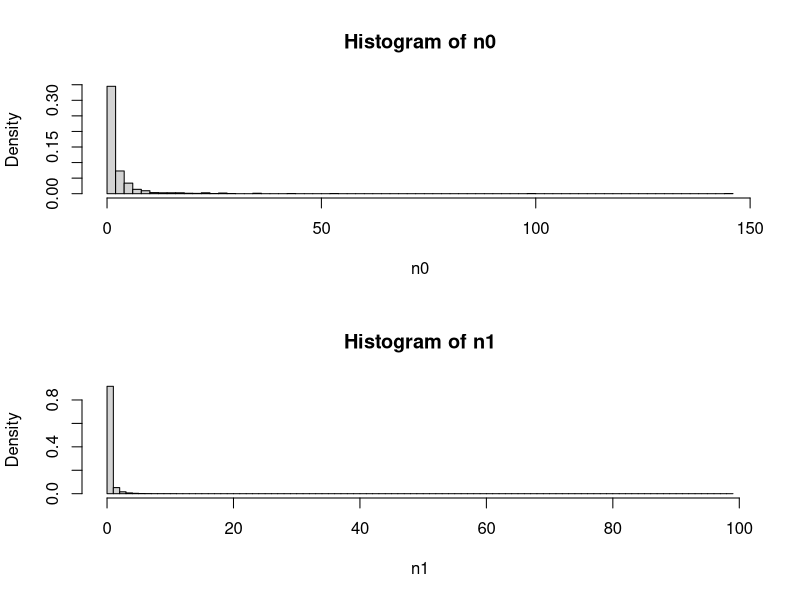
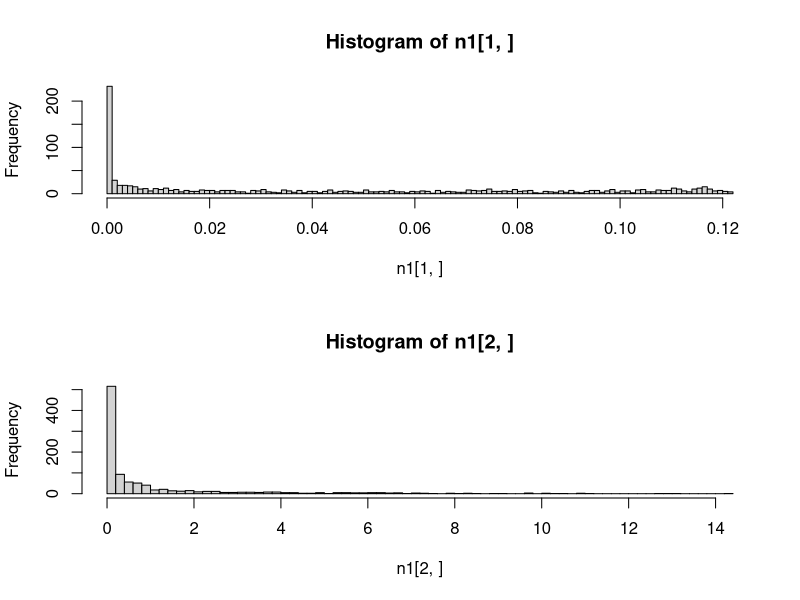
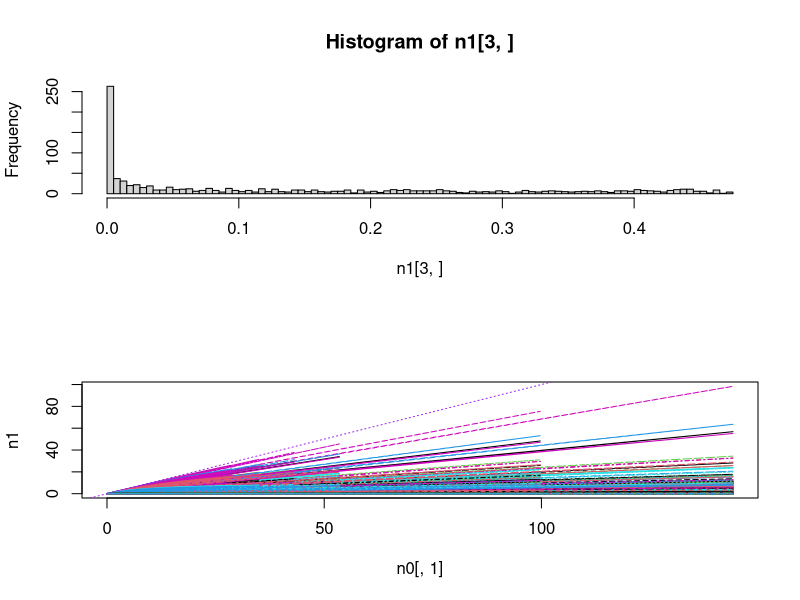
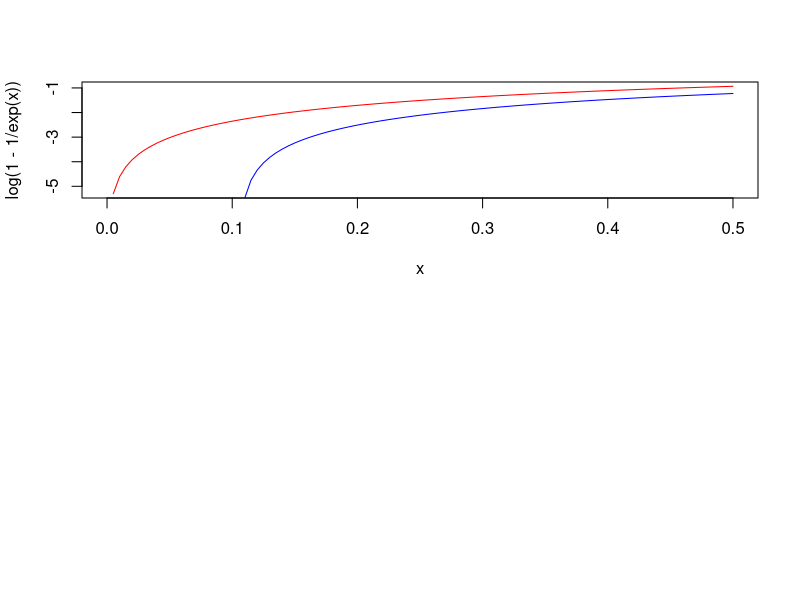
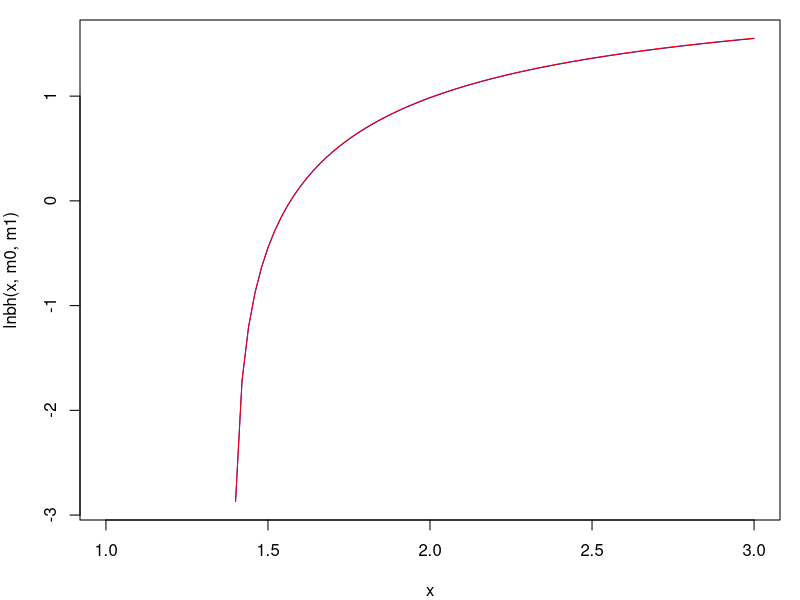
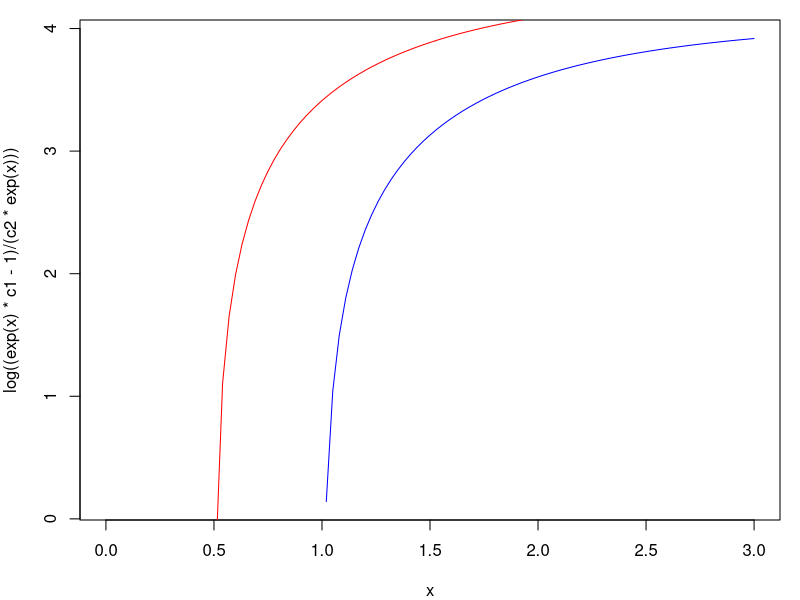
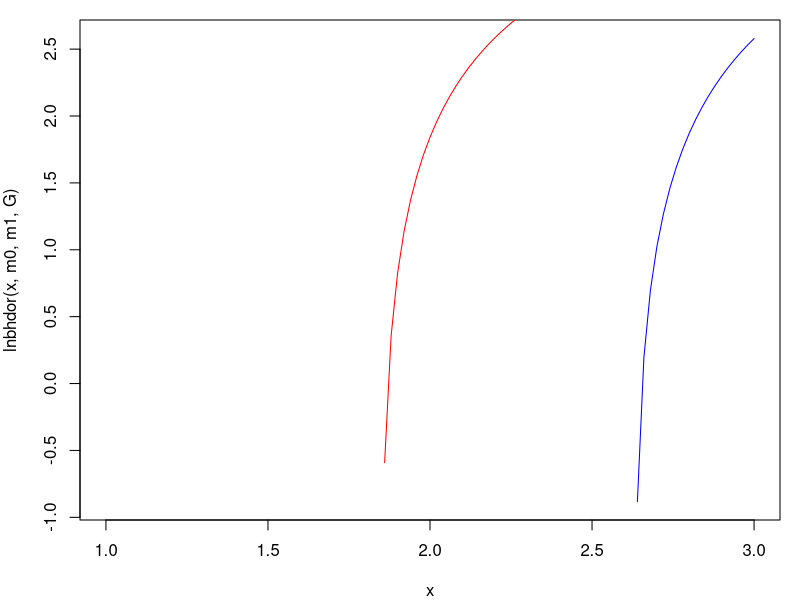
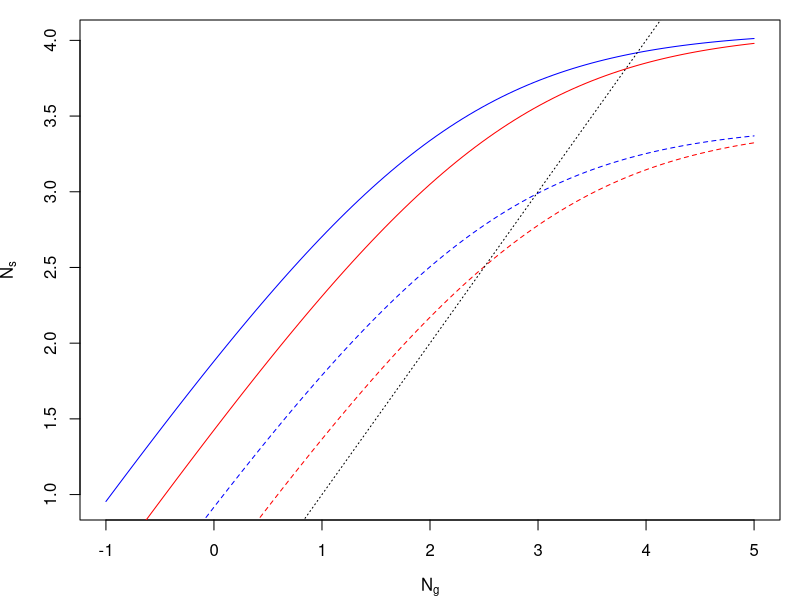

Reproduce these figures in R, in order. (Note: this script raises an error after producing the figures.)
####################################################################
# Explore how random variation in Beverton-Holt mortality function #
# affects the distribution of population sizes                     #
####################################################################

# Functions ---------------------------------------------------------------

BH <- function(n_in,m0,m1){
  n_out <- n_in * exp(-m0) / ( 1 + (m1/m0)*(1-exp(-m0))*n_in )
  return(n_out)
}
# assuming T = 1

lnbh <- function(y,m0,m1,T3=0.3){
  c1 <- exp(-m0*T3)
  c2 <- (1-exp(-m0)*T3)*m1/m0
  log((y*c1-1)/(c2*y))
}

lnbhdor <- function(Y,m0,m1,G,T3=0.3){
  S0 <- exp(-m0)
  c1 <- exp(-m0*T3)
  c2 <- (1-exp(-m0)*T3)*m1/m0
  log((c1*G*Y-G*S0+S0-1) / (c2*G*Y*((G-1)*S0+1)))
}

Kcalc <- function(m0,m1,T=1){
  exp(-m0*T)/( (1-exp(-m0*T)) * (m1/m0) )
} 
# assuming T=1

sGBH <- function(n_in,Y,m0,m1,G,T3=0.3){
  So <- exp(-m0)
  Sn <- exp(-m0*T3)
  n_in*((1-G)*So + G*Y*Sn / (1 + G*Y*(1-Sn)*(m1/m0)*n_in))
}

rG <- function(Y,m0,G,T3=0.3){
  So <- exp(-m0)
  Sn <- exp(-m0*T3)
  log( (1-G)*So + G*Y*Sn )
}

# Exploration -------------------------------------------------------------

ln0_min <- -5
ln0_max <- 0
nseq <- 10^3
neps <- 10^3
alpha_m <- 0.1
beta_m <- 1

# n0_seq <- exp(seq(ln0_min,ln0_max,length.out=nseq))
# eps_m <- seq(-1,1,length.out=neps)
n0_seq <- exp(rnorm(nseq,0,1.5))
eps_m <- rnorm(neps,0,2)
  
m0 <- m1 <- n0 <- n1 <- matrix(NA,nr=nseq,nc=neps)

m0[] <- rep(exp(outer(alpha_m,eps_m,"+")),each=nseq)
m1[] <- rep(exp(outer(beta_m,eps_m,"+")),each=nseq)
n0[] <- rep(n0_seq,times=neps)
n1 <- BH(n0,m0,m1)

par(mfrow=c(2,1))
hist(n0,breaks=100,prob=T)
hist(n1,breaks=100,prob=T)

hist(n1[1,],breaks=100)
hist(n1[2,],breaks=100)
hist(n1[3,],breaks=100)

matplot(n0[,1],n1,type="l")
abline(0,1,col="purple",lty=3)

(K <- BH(10^10,m0[1,],m1[1,]))

# Plant example -----------------------------------------------------------
  # From Yodzis and work on desert annuals

### Without seed dormancy

curve(log(1-1/exp(x)),col="red",xlim=c(0,0.5))
curve(log(0.9-1/exp(x)),col="blue",add=T)
# drop-off occurs earlier at lower K

m0 <- 1.1
m1 <- 0.1
par(mfrow=c(1,1),mar=c(4,4,1,1))
curve(lnbh(x,m0,m1),col="blue",xlim=c(1,3))
m1 <- 0.01
curve(lnbh(x,m0,m1)-2.3,col="red",add=T)
# changing c2 only changes equilibrium N by constant factor (shifts intercept)

m0 <- 1
m1 <- 0.01
c1 <- exp(-m0)
c2 <- (1-exp(-m0))*m1/m0
curve(log((exp(x)*c1-1)/(c2*exp(x))),col="blue",xlim=c(0,3))
m0 <- 0.5
c1 <- exp(-m0)
c2 <- (1-exp(-m0))*m1/m0
curve(log((exp(x)*c1-1)/(c2*exp(x))),col="red",add=T)
# changing c1 -> drop-off occurs *earlier* at lower K

### With seed dormancy

G <- 0.4
m0 <- 1
m1 <- 0.01
curve(lnbhdor(x,m0,m1,G),col="blue",xlim=c(1,3))
m0 <- 0.5
curve(lnbhdor(x,m0,m1,G),col="red",add=T)
  # Same result with G - drop-off earlier for lower K

# How does Y affect BH curve? ---------------------------------------------

Y <- 3 # log scale
m0 <- 1
curve(log(BH(exp(x+Y),m0,m1)),col="blue",xlim=c(-1,5),
  xlab=expression(N[g]),ylab=expression(N[s])) # ignores dormancy
curve(log(BH(exp(x+Y-0.5),m0,m1)),col="red",add=T)
m0 <- 2
curve(log(BH(exp(x+Y),m0,m1)),col="blue",add=T,lty=2)
curve(log(BH(exp(x+Y-0.5),m0,m1)),col="red",add=T,lty=2)
abline(0,1,lty=3)
  # -0.5 -> reduce y by a freaction of exp(0.5)=1.6
  # decrease in y reduces equilibrium N by *more* when max popsize (K) is lower
  # Explantion:
  # - increasing Y makes a bigger difference to Ns when few seeds are being 
  # produced (bigger difference in [blue - red] at lower Ng (or Y)) 
  # - increasing m0 -> fewer seeds survive -> lower reproduction next year
  # -> bigger effect of change in Y
  # (but assumes that general shape of function stays the same? 
  # Increasing m0 makes curve steeper too, but this isn't important here,
  # as doesn't affect difference between blue and red much?)

# Y is just scaling up and down, changing c2 does the same thing?

# How does G affect BH curve? ---------------------------------------------

m0 <- 0.1
m1 <- 0.01
curve(lnbhdor(x,m0,m1,G=0.75),col="blue",xlim=c(0,5),ylim=c(-0.5,5))
curve(lnbhdor(x,m0,m1,G=0.5),col="red",add=T)
curve(lnbhdor(x,m0,m1,G=0.25),col="green",add=T)
  # above a certain Y, get more pop with high G, but as Y decreases, better to have low G

m0 <- 0.1
m1 <- 0.01
curve(lnbhdor(exp(x),m0,m1,G=0.75),col="blue",xlim=c(0,1.5),ylim=c(-0.5,5))
curve(lnbhdor(exp(x),m0,m1,G=0.25),col="red",add=T)
m0 <- 0.2
m1 <- 0.01
curve(lnbhdor(exp(x),m0,m1,G=0.75),col="blue",lty=2,add=T)
curve(lnbhdor(exp(x),m0,m1,G=0.25),col="red",lty=2,add=T)
  # When G is lower, reducing K has bigger effect on drop-off threshold for Y
  # (but will still always reduce it, so doesn't explain positive correlations)

m0 <- 0.1
m1 <- 0.01
curve(lnbhdor(x,m0,m1,G=0.75)-lnbhdor(x,m0,m1,G=0.25),col="blue",xlim=c(0,10))
m0 <- 0.2
m1 <- 0.01
curve(lnbhdor(x,m0,m1,G=0.75)-lnbhdor(x,m0,m1,G=0.25),col="red",add=T)
m0 <- 0.3
m1 <- 0.01
curve(lnbhdor(x,m0,m1,G=0.75)-lnbhdor(x,m0,m1,G=0.25),col="green",add=T)
abline(h=0,lty=3)
  # m1 -> lower germination favoured for given Y 

m0 <- 0.1
m1 <- 0.01
curve(lnbhdor(x,m0,m1,G=0.75)-lnbhdor(x,m0,m1,G=0.25),col="blue",xlim=c(0,10))
m0 <- 0.1
m1 <- 0.015
curve(lnbhdor(x,m0,m1,G=0.75)-lnbhdor(x,m0,m1,G=0.25),col="red",add=T)
abline(h=0,lty=3)
  # m2 -> proportional effect of G on dK is the same

# How does DI mortality relate to K? --------------------------------------

curve(Kcalc(exp(x),1),xlim=c(-5,5))
curve(Kcalc(exp(x),2),col="red",add=T)
  # higher m0 -> lower K

# Optimal G - constant environment ----------------------------------------

  # maximise equilibrium population size (ignoring extinction)

nY <- 5
nm0 <- 5
nm1 <- 5
nG <- 50

Yseq <- exp(seq(0,5,length.out=nY))
m0seq <- exp(seq(-1.5,0,length.out=nm0))
m1seq <- exp(seq(-4,4,length.out=nm1))
Gseq <- plogis(seq(-5,5,length.out=nG))

pd <- expand.grid(Y=Yseq,m0=m0seq,m1=m1seq,G=Gseq) # parameter data

lK_GY_plot <- function(m){
  require(reshape2)
  require(fields)
  pd$lK <- with(pd, lnbhdor(Y,m0,m1,G,T3=0.3))
  plotvars <- c("Y","G")
  pd1 <- subset(pd,m0==m & m1==m1seq[2],select=c(plotvars,"lK"))
  plotmat <- acast(melt(pd1,id=plotvars),G~Y)
  matplot(qlogis(Gseq),plotmat,type="l",lty=1,col=tim.colors(nY))
}

par(mfrow=c(2,2),mar=c(3,3,2,2))
lK_GY_plot(m0seq[1])  
lK_GY_plot(m0seq[2])  
lK_GY_plot(m0seq[3])  
lK_GY_plot(m0seq[4])  
  # m1 has no impact on optimal phenotype (only affects value of K)
  # G=0 is never optimal
  # Lower Y favours *higher* G -> should have negative G~z relationship?
  # (These plots show optimal G in years with different Y?)
  # Higher m0 favours higher G

lK_YG_plot <- function(m){
  require(reshape2)
  require(fields)
  pd$lK <- with(pd, lnbhdor(Y,m0,m1,G,T3=0.3))
  plotvars <- c("Y","G")
  pd1 <- subset(pd,m0==m & m1==m1seq[2],select=c(plotvars,"lK"))
  plotmat <- acast(melt(pd1,id=plotvars),Y~G)
  matplot(log(Yseq),plotmat,type="l",lty=1,col=tim.colors(nG))
}

par(mfrow=c(2,2),mar=c(3,3,2,2))
lK_YG_plot(m0seq[1])  
lK_YG_plot(m0seq[2])  
lK_YG_plot(m0seq[3])  
lK_YG_plot(m0seq[4])
  # low G -> 
  # - earlier drop-off in N with Y
  # - larger proportional drop-offs in N with Y
  # so *more* affected by CC if lower G (even without plasticity)
  # this tallies with "lower Y -> higher optimal G" results

# Optimal G - variable environment ----------------------------------------

np <- nrow(pd) # number of parameter combinations
nb <- 100
nt <- 1000 + nb
ns <- 10 # n y sig
Ysigseq <- exp(seq(-2,2,length.out=ns))
N0 <- 1000

Narr <- Yarr <- array(dim=c(nt,ns,np))
m0arr <- m1arr <- Garr <- array(dim=c(ns,np))
m0arr[] <- rep(pd$m0,each=ns)
m1arr[] <- rep(pd$m1,each=ns)
Garr[] <- rep(pd$G,each=ns)

Yarr[] <- exp(
  rep(log(pd$Y),each=nt*ns)
  + rep(outer(rnorm(n=nt,mean=0,sd=1),Ysigseq),times=np)
) # only works because Y varies the fastest of all params in pd

Narr[1,,] <- N0

for(t in 2:nt){
  Narr[t,,] <- sGBH(Narr[t-1,,],Yarr[t,,],m0arr,m1arr,Garr)
}

lNarr <- log(Narr)
lNmuarr <- apply(lNarr[-(1:nb),,],2:3,mean)
lNsdarr <- apply(lNarr[-(1:nb),,],2:3,sd)
lNmedarr <- apply(lNarr[-(1:nb),,],2:3,median)

Nd <- expand.grid(Ysig=Ysigseq,Y=Yseq,m0=m0seq,m1=m1seq,G=Gseq)
Nd$lNmu <- as.vector(lNmuarr)
Nd$lNsd <- as.vector(lNsdarr)
Nd$lNmed <- as.vector(lNmedarr)

lmu_Ysig_G_plot <- function(pY,pm0,pm1,xvar="G",...){
  require(reshape2)
  require(fields)
  plotvars <- c("Ysig","G")
  Nd1 <- subset(Nd,Y==pY & m0==pm0 & m1==pm1,select=c(plotvars,"lNmu"))
  if(xvar=="G"){
    plotmat <- acast(melt(Nd1,id=plotvars),G~Ysig)
    matplot(qlogis(Gseq),plotmat,type="l",lty=1,col=tim.colors(ns),
            ylim=c(-2,max(ceiling(plotmat))),
            ...)
    Gopt <- sapply(split(Nd1,Nd1$Ysig),function(d){
      qlogis(d$G[which(d$lNmu==max(d$lNmu))])
    })
    abline(v=Gopt,col=tim.colors(nY),lty=2)
  }
  if(xvar=="Ysig"){
    plotmat <- acast(melt(Nd1,id=plotvars),Ysig~G)
    matplot(Ysigseq,plotmat,type="l",lty=1,col=tim.colors(nG),
            ylim=c(-2,max(ceiling(plotmat))),
            ...)
  }
}

pdf(paste0("Plots/lmu_Ysig_G_",format(Sys.Date(),"%d%b%Y"),".pdf"),
    width=15,height=15)
iseq <- 1:5
ni <- length(iseq)
par(mfrow=c(ni,ni),mar=c(4,4,2,2),las=1,bty="l")
for(i in iseq){
  for(j in iseq){
    for(k in iseq){
      lmu_Ysig_G_plot(pY=Yseq[i],pm0=m0seq[j],pm1=m1seq[k],xvar="G",
                      xlab="G",ylab="ln(N)",
                      main=paste0("Y=",signif(Yseq[i],2),
                                  " m0=",signif(m0seq[j],2),
                                  " m1=",signif(m1seq[k],2)
                                  )
      )
    }
  }
}
dev.off()

par(mfrow=c(2,2),mar=c(4,4,2,2),las=1,bty="n")
lmu_Ysig_G_plot(pY=Yseq[4],pm0=m0seq[2],pm1=m1seq[2],xvar="G")
lmu_Ysig_G_plot(pY=Yseq[4],pm0=m0seq[4],pm1=m1seq[2],xvar="G")
lmu_Ysig_G_plot(pY=Yseq[2],pm0=m0seq[2],pm1=m1seq[4],xvar="G")
lmu_Ysig_G_plot(pY=Yseq[2],pm0=m0seq[2],pm1=m1seq[2],xvar="G")
  # - high m0 reduces effect of variance on optimal G, 
  # possibly even leads to env var favouring high G?
  # - m1 again just shifts population size without changing optimum
  # - low Y accentuates effects of env var on G?  
  # - low Y seems to favour higher G (again)

  # fluctuations favour G<1

par(mfrow=c(2,2))
lmu_Ysig_G_plot(pY=Yseq[5],pm0=m0seq[3],pm1=m1seq[3],xvar="Ysig")
lmu_Ysig_G_plot(pY=Yseq[5],pm0=m0seq[5],pm1=m1seq[3],xvar="Ysig")
lmu_Ysig_G_plot(pY=Yseq[5],pm0=m0seq[3],pm1=m1seq[5],xvar="Ysig")
lmu_Ysig_G_plot(pY=Yseq[2],pm0=m0seq[3],pm1=m1seq[3],xvar="Ysig")

lmu_Y_G_plot <- function(pYsig,pm0,pm1,xvar="G",...){
  require(reshape2)
  require(fields)
  plotvars <- c("Y","G")
  Nd1 <- subset(Nd,Ysig==pYsig & m0==pm0 & m1==pm1,select=c(plotvars,"lNmu"))
  if(xvar=="G"){
    plotmat <- acast(melt(Nd1,id=plotvars),G~Y)
    matplot(qlogis(Gseq),plotmat,type="l",lty=1,col=tim.colors(nY),
            ylim=c(-2,max(ceiling(plotmat))),
            ...
            )
    Gopt <- sapply(split(Nd1,Nd1$Y),function(d){
      qlogis(d$G[which(d$lNmu==max(d$lNmu))])
    })
    abline(v=Gopt,col=tim.colors(nY),lty=2)
  }
  if(xvar=="Y"){
    plotmat <- acast(melt(Nd1,id=plotvars),Y~G)
    matplot(Yseq,plotmat,type="l",lty=1,col=tim.colors(nG),
            ylim=c(-2,max(ceiling(plotmat))),
            ...
            )
  }
}

pdf(paste0("Plots/lmu_Y_G_",format(Sys.Date(),"%d%b%Y"),".pdf"),
    width=15,height=15)
iseq <- 1:5
ni <- length(iseq)
par(mfrow=c(ni,ni),mar=c(4,4,2,2),las=1,bty="l")
for(i in iseq*2){ # Ysig twice as long as others
  for(j in iseq){
    for(k in iseq){
      lmu_Y_G_plot(pYsig=Ysigseq[i],pm0=m0seq[j],pm1=m1seq[k],xvar="G",
                      xlab="G",ylab="ln(N)",
                      main=paste0("Ysig=",signif(Ysigseq[i],2),
                                  " m0=",signif(m0seq[j],2),
                                  " m1=",signif(m1seq[k],2)
                      )
      )
    }
  }
}
dev.off()

par(mfrow=c(2,2))
lmu_Y_G_plot(pYsig=Ysigseq[4],pm0=m0seq[2],pm1=m1seq[2],xvar="G")
lmu_Y_G_plot(pYsig=Ysigseq[4],pm0=m0seq[4],pm1=m1seq[2],xvar="G")
lmu_Y_G_plot(pYsig=Ysigseq[5],pm0=m0seq[2],pm1=m1seq[4],xvar="G")
lmu_Y_G_plot(pYsig=Ysigseq[2],pm0=m0seq[2],pm1=m1seq[2],xvar="G")
  # NB: outcome with median is almost exactly the same

# Analysis of high-variance scenario --------------------------------------

pd$K <- with(pd, Kcalc(m0,m1,T=0.3))

Darr <- Yearr <- array(dim=dim(Narr))
for(i in 2:nt){
  Darr[i,,] <- log(Narr[i,,]) - log(Narr[i-1,,])
  Yearr[i,,] <- log(Narr[i,,] - exp(-m0arr)*(1-Garr)*Narr[i-1,,]) - log(Garr*Narr[i-1,,])
}

pdsel <- with(pd, which(
  Y %in% Yseq[c(1,5)] & m0==m0seq[5] & m1==m1seq[2] & G %in% Gseq[c(10,20)]
  ))
Ysigsel <- 10

scol <- rep(c("blue","red"),each=2) # blue = low G, red = high G
slty <- rep(1:2,times=2) # - = low Y, --- = high Y

par(mfrow=c(1,1),mar=c(2,2,2,2))
matplot(log(Narr[900:1100,Ysigsel,pdsel]),type="l",col=scol,lty=slty)

plot(density(log(Yarr[,Ysigsel,pdsel[1]])))
lines(density(log(Yarr[,Ysigsel,pdsel[2]])),lty=2)

histmax <- 10^4
mybreaks <- c(seq(0,histmax,length.out=10^3),Inf)
hist(Yarr[,Ysigsel,pdsel[1]],xlim=c(0,histmax),breaks=mybreaks,col="blue",border=NA)
hist(Yarr[,Ysigsel,pdsel[2]],breaks=mybreaks,col="red",add=T,border=NA)

table(Yarr[,Ysigsel,pdsel[1]]>1)
table(Yarr[,Ysigsel,pdsel[2]]>1)
table(Yarr[,Ysigsel,pdsel[1]]>pd$K[pdsel[1]])
table(Yarr[,Ysigsel,pdsel[2]]>pd$K[pdsel[2]])

matplot(Darr[900:1100,Ysigsel,pdsel],type="l",col=scol,lty=slty)
matplot(Yearr[900:1100,Ysigsel,pdsel],type="l",col=scol,lty=slty)

plot(density(log(Narr[100:nt,Ysigsel,pdsel[4]])),col=scol[4],lty=slty[4])
lines(density(log(Narr[100:nt,Ysigsel,pdsel[2]])),col=scol[2],lty=slty[2])
plot(density(log(Narr[100:nt,Ysigsel,pdsel[3]])),col=scol[3],lty=slty[3])
lines(density(log(Narr[100:nt,Ysigsel,pdsel[1]])),col=scol[1],lty=slty[1])

plot(density(Darr[100:nt,Ysigsel,pdsel[4]]),col=scol[4],lty=slty[4])
lines(density(Darr[100:nt,Ysigsel,pdsel[2]]),col=scol[2],lty=slty[2])
abline(v=0,lty=3)
plot(density(Darr[100:nt,Ysigsel,pdsel[3]]),col=scol[3],lty=slty[3])
lines(density(Darr[100:nt,Ysigsel,pdsel[1]]),col=scol[1],lty=slty[1])
abline(v=0,lty=3)

plot(density(Yearr[100:nt,Ysigsel,pdsel[4]]),col=scol[4],lty=slty[4])
lines(density(Yearr[100:nt,Ysigsel,pdsel[2]]),col=scol[2],lty=slty[2])
abline(v=m0seq[5],lty=3)
plot(density(Yearr[100:nt,Ysigsel,pdsel[3]]),col=scol[3],lty=slty[3])
lines(density(Yearr[100:nt,Ysigsel,pdsel[1]]),col=scol[1],lty=slty[1])
abline(v=m0seq[5],lty=3)

# Density-independent -----------------------------------------------------

# > dim(lNmuarr)
# [1]   10 6250

pds <- expand.grid(Y=Yseq,m0=m0seq,G=Gseq) # parameter data
nps <- nrow(pds)

nlnY <- 10
lnYseq <- seq(-3,3,length.out=nlnY)
lnYarr <- rarr <- parr <- array(dim=c(nlnY,ns,nps))
lnYarr[] <- rep(outer(lnYseq,Ysigseq),times=nps) + rep(log(pds$Y),each=nlnY*ns)
rarr <- array(dim=c(nlnY,ns,nps))
rarr[] <- with(pds, rG(Y=exp(lnYarr),
                      m0=rep(m0,each=nlnY*ns),
                      G=rep(G,each=nlnY*ns)
                      ))
parr[] <- rep(dnorm(lnYseq,mean=0,sd=1),times=ns*nps) 
  # shape of p(norm) is same regardless of mean
sump <- sum(parr[,1,1]) 
  # again, distribution is the same for all, so the sum is too
rbararr <- apply(parr*rarr,c(2,3),sum)/sump

rd <- expand.grid(Ysig=Ysigseq,Y=Yseq,m0=m0seq,G=Gseq)
rd$rbar <- as.vector(rbararr)

Gopt_f <- function(d){
  d$G[which(d$rbar==max(d$rbar))]
}

rbar_Y_G_plot <- function(pYsig,pm0,xvar="G",...){
  require(reshape2)
  require(fields)
  plotvars <- c("Y","G")
  rd1 <- subset(rd,Ysig==pYsig & m0==pm0,select=c(plotvars,"rbar"))
  plotmat <- acast(melt(rd1,id=plotvars),G~Y)
  matplot(qlogis(Gseq),plotmat,type="l",lty=1,col=tim.colors(nY),
          # ylim=c(-2,max(ceiling(plotmat))),
          ...
          )
  Gopt <- sapply(split(rd1,rd1$Y),function(d){
    qlogis(d$G[which(d$rbar==max(d$rbar))])
  })
  abline(v=Gopt,col=tim.colors(nY),lty=2)
}
  # m1 actually unecessary as no DD

pdf(paste0("Plots/rbar_Y_G_",format(Sys.Date(),"%d%b%Y"),".pdf"),
    width=15,height=15)
iseq <- 1:5
ni <- length(iseq)
par(mfrow=c(ni,ni),mar=c(4,4,2,2),las=1,bty="l")
for(i in iseq*2){ # Ysig twice as long as others
  for(j in iseq){
    rbar_Y_G_plot(pYsig=Ysigseq[i],pm0=m0seq[j],xvar="G",
                  xlab="G",ylab="r",
                  main=paste0("Ysig=",signif(Ysigseq[i],2)," m0=",signif(m0seq[j],2))
                  )
    
  }
}
dev.off()

# Royama plots ------------------------------------------------------------

par(mfrow=c(2,2))
nN <- 100
Nseq <- exp(seq(0,5,length.out=nN))

r_sGBH_seq <- function(Y,m0,m1,G){
  log(sGBH(Nseq,Y,m0,m1,G)/Nseq)
}

Royama_matplot <- function(ppd,...){
  require(fields)
  require(plyr)
  colourvar <- ppd[,which(sapply(ppd,function(x) length(unique(x)))>1)]
  ncolours <- length(colourvar)
  rd <- mdply(ppd, r_sGBH_seq)
  rarr <- t(as.matrix(subset(rd,select=names(rd)[!names(rd) %in% names(pd)])))
  matplot(log(Nseq),rarr,type="l",lty=1,col=tim.colors(ncolours),...)
  abline(h=0,col="black",lty=3)
}

par(mfrow=c(2,2))
Royama_matplot(subset(pd, Y==Yseq[3] & m0==m0seq[3] & m1==m1seq[3]))
Royama_matplot(subset(pd, Y==Yseq[5] & m0==m0seq[3] & m1==m1seq[3]))
Royama_matplot(subset(pd, Y==Yseq[3] & m0==m0seq[5] & m1==m1seq[3]))
Royama_matplot(subset(pd, Y==Yseq[3] & m0==m0seq[3] & m1==m1seq[5]))
  # - increasing G increases stability but generally reduces K (unless at low G)
  # - when seed mortatlity is high, G doesn't affect K much

Royama_matplot(subset(pd, m0==m0seq[3] & m1==m1seq[3] & G==Gseq[5]),ylim=c(-1,2))
Royama_matplot(subset(pd, m0==m0seq[3] & m1==m1seq[3] & G==Gseq[20]),ylim=c(-1,2))
Royama_matplot(subset(pd, m0==m0seq[3] & m1==m1seq[3] & G==Gseq[30]),ylim=c(-1,2))
Royama_matplot(subset(pd, m0==m0seq[3] & m1==m1seq[3] & G==Gseq[50]),ylim=c(-1,2))
  # - env var has more positive effects when G is low and when population
  # size is low (DD-clim interaction)
  # - declines in reproduction can have *less* severe effects when G is high?

  # (for squared rainfall, can just compare what happens if return to low Y again)

Royama_matplot(subset(pd, m0==m0seq[2] & m1==m1seq[3] & G==Gseq[25]))
Royama_matplot(subset(pd, m0==m0seq[3] & m1==m1seq[3] & G==Gseq[25]))
Royama_matplot(subset(pd, m0==m0seq[4] & m1==m1seq[3] & G==Gseq[25]))
Royama_matplot(subset(pd, m0==m0seq[5] & m1==m1seq[3] & G==Gseq[25]))
  # higher mortality -> lower K but overall patterns pretty similar?

Royama_matplot(subset(pd, m0==m0seq[3] & m1==m1seq[2] & G==Gseq[25]))
Royama_matplot(subset(pd, m0==m0seq[3] & m1==m1seq[3] & G==Gseq[25]))
Royama_matplot(subset(pd, m0==m0seq[3] & m1==m1seq[4] & G==Gseq[25]))
Royama_matplot(subset(pd, m0==m0seq[3] & m1==m1seq[5] & G==Gseq[25]))
  # higher m2 -> higher stability, lower K 
  # (just shifts intercept, effect happens because of non-linear DD?)

# Optimal plastic G - variable environment --------------------------------

  # (no need for plasticity in constant environment)

alpha_G <- beta_Gz <- matrix(NA,nr=np,nc=np) 
alpha_G[] <- -tau_mu*sqrt(pi^2/(3*tau_sd^2))
beta_Gz[] <- sqrt(pi^2/(3*tau_sd^2))
# based on Godfray & Rees 2002

  # - plot fitness distribution over different environments, calculate width to
  # quantify degree of bet-hedging
  # - can also infer effects of plasticity by looking at plots showing response 
  # to environment for different germination fractions (effectively 3d plots for
  # cue / environment)
